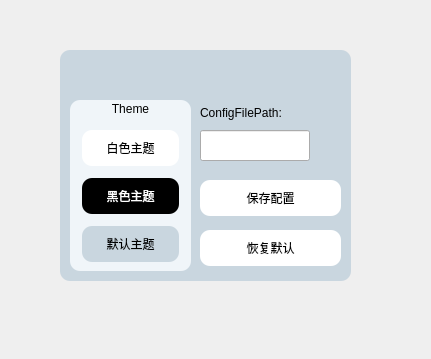
<?xml version="1.0" encoding="UTF-8"?>
<ui version="4.0">
 <class>Dialog</class>
 <widget class="QDialog" name="Dialog">
  <property name="geometry">
   <rect>
    <x>0</x>
    <y>0</y>
    <width>431</width>
    <height>359</height>
   </rect>
  </property>
  <property name="windowTitle">
   <string>设置</string>
  </property>
  <widget class="QFrame" name="frame">
   <property name="geometry">
    <rect>
     <x>60</x>
     <y>50</y>
     <width>291</width>
     <height>231</height>
    </rect>
   </property>
   <property name="styleSheet">
    <string notr="true">QFrame{
	background-color:#c9d6df;
border-radius:10px;
}
/*玻璃效果
QFrame 
{
    background-color: rgba(255, 255, 255, 180);
    border-radius: 10px;
    border: 1px solid rgba(255, 255, 255, 100);
}*/
QGroupBox{
	background-color: #f0f5f9;
	border:none;
font: 13pt &quot;系统字体&quot;;
border-radius:10px;
}
QLabel{
		border:none;
	background-color: rgba(255, 255, 255, 0);
	font: 87 12pt &quot;Arial Black&quot;;
}
</string>
   </property>
   <property name="frameShape">
    <enum>QFrame::StyledPanel</enum>
   </property>
   <property name="frameShadow">
    <enum>QFrame::Raised</enum>
   </property>
   <widget class="QGroupBox" name="groupBox">
    <property name="geometry">
     <rect>
      <x>10</x>
      <y>50</y>
      <width>121</width>
      <height>171</height>
     </rect>
    </property>
    <property name="styleSheet">
     <string notr="true"/>
    </property>
    <property name="title">
     <string>Theme</string>
    </property>
    <property name="alignment">
     <set>Qt::AlignBottom|Qt::AlignHCenter</set>
    </property>
    <property name="flat">
     <bool>false</bool>
    </property>
    <property name="checkable">
     <bool>false</bool>
    </property>
    <layout class="QVBoxLayout" name="verticalLayout">
     <property name="leftMargin">
      <number>12</number>
     </property>
     <property name="topMargin">
      <number>24</number>
     </property>
     <property name="rightMargin">
      <number>12</number>
     </property>
     <property name="bottomMargin">
      <number>3</number>
     </property>
     <item>
      <widget class="QPushButton" name="set_theme1_btn">
       <property name="minimumSize">
        <size>
         <width>25</width>
         <height>36</height>
        </size>
       </property>
       <property name="styleSheet">
        <string notr="true">QPushButton{

border-radius:10px;
	background-color: rgb(255, 255, 255);
	font: 13pt &quot;系统字体&quot;;
}
QPushButton:pressed{
	padding-top:3px;
	padding-left:3px;
}</string>
       </property>
       <property name="text">
        <string>白色主题</string>
       </property>
      </widget>
     </item>
     <item>
      <widget class="QPushButton" name="set_theme2_btn">
       <property name="minimumSize">
        <size>
         <width>0</width>
         <height>36</height>
        </size>
       </property>
       <property name="styleSheet">
        <string notr="true">QPushButton{
border-radius:10px;
	background-color: rgb(0, 0, 0);
	font: 13pt &quot;系统字体&quot;;
color: rgb(255, 255, 255);
}

QPushButton:pressed{
	padding-top:3px;
	padding-left:3px;
}</string>
       </property>
       <property name="text">
        <string>黑色主题</string>
       </property>
      </widget>
     </item>
     <item>
      <widget class="QPushButton" name="set_theme3_btn">
       <property name="minimumSize">
        <size>
         <width>0</width>
         <height>36</height>
        </size>
       </property>
       <property name="styleSheet">
        <string notr="true">QPushButton{
border-radius:10px;
	background-color: #c9d6df;
	font: 13pt &quot;系统字体&quot;;
}

QPushButton:pressed{
	padding-top:3px;
	padding-left:3px;
}</string>
       </property>
       <property name="text">
        <string>默认主题</string>
       </property>
      </widget>
     </item>
    </layout>
   </widget>
   <widget class="QToolButton" name="min_btn">
    <property name="geometry">
     <rect>
      <x>210</x>
      <y>5</y>
      <width>36</width>
      <height>36</height>
     </rect>
    </property>
    <property name="styleSheet">
     <string notr="true">QToolButton{
	border:none
}
QToolButton:pressed{
	padding-top:5px;
	padding-left:5px;
}</string>
    </property>
    <property name="text">
     <string/>
    </property>
    <property name="icon">
     <iconset resource="../Source/icon.qrc">
      <normaloff>:/img/icons/min.png</normaloff>:/img/icons/min.png</iconset>
    </property>
    <property name="iconSize">
     <size>
      <width>60</width>
      <height>60</height>
     </size>
    </property>
   </widget>
   <widget class="QToolButton" name="close_btn">
    <property name="geometry">
     <rect>
      <x>250</x>
      <y>5</y>
      <width>36</width>
      <height>36</height>
     </rect>
    </property>
    <property name="styleSheet">
     <string notr="true">QToolButton{
	border:none
}
QToolButton:pressed{
	padding-top:5px;
	padding-left:5px;
}</string>
    </property>
    <property name="text">
     <string/>
    </property>
    <property name="icon">
     <iconset resource="../Source/icon.qrc">
      <normaloff>:/img/icons/close.png</normaloff>:/img/icons/close.png</iconset>
    </property>
    <property name="iconSize">
     <size>
      <width>60</width>
      <height>60</height>
     </size>
    </property>
   </widget>
   <widget class="QLabel" name="wifi_lab_2">
    <property name="geometry">
     <rect>
      <x>10</x>
      <y>5</y>
      <width>36</width>
      <height>36</height>
     </rect>
    </property>
    <property name="styleSheet">
     <string notr="true">QLabel{
	border:none;
	background-color: rgba(255, 255, 255, 0);
	image: url(:/img/icons/app_icon.png);
}</string>
    </property>
    <property name="text">
     <string/>
    </property>
   </widget>
   <widget class="QLineEdit" name="path_lineEdit">
    <property name="geometry">
     <rect>
      <x>140</x>
      <y>80</y>
      <width>110</width>
      <height>31</height>
     </rect>
    </property>
   </widget>
   <widget class="QToolButton" name="conf_btn">
    <property name="geometry">
     <rect>
      <x>250</x>
      <y>80</y>
      <width>31</width>
      <height>31</height>
     </rect>
    </property>
    <property name="styleSheet">
     <string notr="true">QToolButton{
	border:none
}
QToolButton:pressed{
	padding-top:5px;
	padding-left:5px;
}</string>
    </property>
    <property name="text">
     <string/>
    </property>
    <property name="icon">
     <iconset resource="../Source/icon.qrc">
      <normaloff>:/img/icons/file_ligth.png</normaloff>:/img/icons/file_ligth.png</iconset>
    </property>
    <property name="iconSize">
     <size>
      <width>60</width>
      <height>60</height>
     </size>
    </property>
   </widget>
   <widget class="QPushButton" name="save_conf_btn">
    <property name="geometry">
     <rect>
      <x>140</x>
      <y>130</y>
      <width>141</width>
      <height>36</height>
     </rect>
    </property>
    <property name="minimumSize">
     <size>
      <width>25</width>
      <height>36</height>
     </size>
    </property>
    <property name="styleSheet">
     <string notr="true">QPushButton{
border-radius:10px;
	background-color: rgb(255, 255, 255);
font: 13pt &quot;系统字体&quot;;
}

QPushButton:hover{
	border-radius:10px;
	background-color:#e3f3f7;
}
QPushButton:pressed{
	padding-top:3px;
	padding-left:3px;
}</string>
    </property>
    <property name="text">
     <string>保存配置</string>
    </property>
   </widget>
   <widget class="QPushButton" name="default_conf_btn">
    <property name="geometry">
     <rect>
      <x>140</x>
      <y>180</y>
      <width>141</width>
      <height>36</height>
     </rect>
    </property>
    <property name="minimumSize">
     <size>
      <width>25</width>
      <height>36</height>
     </size>
    </property>
    <property name="styleSheet">
     <string notr="true">QPushButton{
border-radius:10px;
	background-color: rgb(255, 255, 255);
	font: 13pt &quot;系统字体&quot;;
}

QPushButton:hover{
	border-radius:10px;
	background-color:#e3f3f7;
}
QPushButton:pressed{
	padding-top:3px;
	padding-left:3px;
}</string>
    </property>
    <property name="text">
     <string>恢复默认</string>
    </property>
   </widget>
   <widget class="QLabel" name="label">
    <property name="geometry">
     <rect>
      <x>140</x>
      <y>50</y>
      <width>141</width>
      <height>25</height>
     </rect>
    </property>
    <property name="styleSheet">
     <string notr="true">font: 13pt &quot;系统字体&quot;;</string>
    </property>
    <property name="text">
     <string>ConfigFilePath:</string>
    </property>
   </widget>
  </widget>
 </widget>
 <resources>
  <include location="../Source/icon.qrc"/>
 </resources>
 <connections>
  <connection>
   <sender>close_btn</sender>
   <signal>clicked()</signal>
   <receiver>Dialog</receiver>
   <slot>close_dialog()</slot>
   <hints>
    <hint type="sourcelabel">
     <x>338</x>
     <y>71</y>
    </hint>
    <hint type="destinationlabel">
     <x>323</x>
     <y>19</y>
    </hint>
   </hints>
  </connection>
  <connection>
   <sender>min_btn</sender>
   <signal>clicked()</signal>
   <receiver>Dialog</receiver>
   <slot>min_dialog()</slot>
   <hints>
    <hint type="sourcelabel">
     <x>275</x>
     <y>81</y>
    </hint>
    <hint type="destinationlabel">
     <x>346</x>
     <y>109</y>
    </hint>
   </hints>
  </connection>
  <connection>
   <sender>set_theme1_btn</sender>
   <signal>clicked()</signal>
   <receiver>Dialog</receiver>
   <slot>set_theme_one()</slot>
   <hints>
    <hint type="sourcelabel">
     <x>120</x>
     <y>138</y>
    </hint>
    <hint type="destinationlabel">
     <x>307</x>
     <y>169</y>
    </hint>
   </hints>
  </connection>
  <connection>
   <sender>set_theme2_btn</sender>
   <signal>clicked()</signal>
   <receiver>Dialog</receiver>
   <slot>set_theme_two()</slot>
   <hints>
    <hint type="sourcelabel">
     <x>130</x>
     <y>179</y>
    </hint>
    <hint type="destinationlabel">
     <x>356</x>
     <y>227</y>
    </hint>
   </hints>
  </connection>
  <connection>
   <sender>set_theme3_btn</sender>
   <signal>clicked()</signal>
   <receiver>Dialog</receiver>
   <slot>set_theme_three()</slot>
   <hints>
    <hint type="sourcelabel">
     <x>133</x>
     <y>243</y>
    </hint>
    <hint type="destinationlabel">
     <x>315</x>
     <y>290</y>
    </hint>
   </hints>
  </connection>
  <connection>
   <sender>conf_btn</sender>
   <signal>clicked()</signal>
   <receiver>Dialog</receiver>
   <slot>file_path()</slot>
   <hints>
    <hint type="sourcelabel">
     <x>330</x>
     <y>143</y>
    </hint>
    <hint type="destinationlabel">
     <x>411</x>
     <y>140</y>
    </hint>
   </hints>
  </connection>
  <connection>
   <sender>save_conf_btn</sender>
   <signal>clicked()</signal>
   <receiver>Dialog</receiver>
   <slot>save_conf()</slot>
   <hints>
    <hint type="sourcelabel">
     <x>275</x>
     <y>187</y>
    </hint>
    <hint type="destinationlabel">
     <x>421</x>
     <y>254</y>
    </hint>
   </hints>
  </connection>
  <connection>
   <sender>default_conf_btn</sender>
   <signal>clicked()</signal>
   <receiver>Dialog</receiver>
   <slot>default_conf()</slot>
   <hints>
    <hint type="sourcelabel">
     <x>240</x>
     <y>249</y>
    </hint>
    <hint type="destinationlabel">
     <x>385</x>
     <y>327</y>
    </hint>
   </hints>
  </connection>
 </connections>
 <slots>
  <slot>close_dialog()</slot>
  <slot>min_dialog()</slot>
  <slot>set_theme_one()</slot>
  <slot>set_theme_two()</slot>
  <slot>set_theme_three()</slot>
  <slot>file_path()</slot>
  <slot>save_conf()</slot>
  <slot>default_conf()</slot>
 </slots>
</ui>
